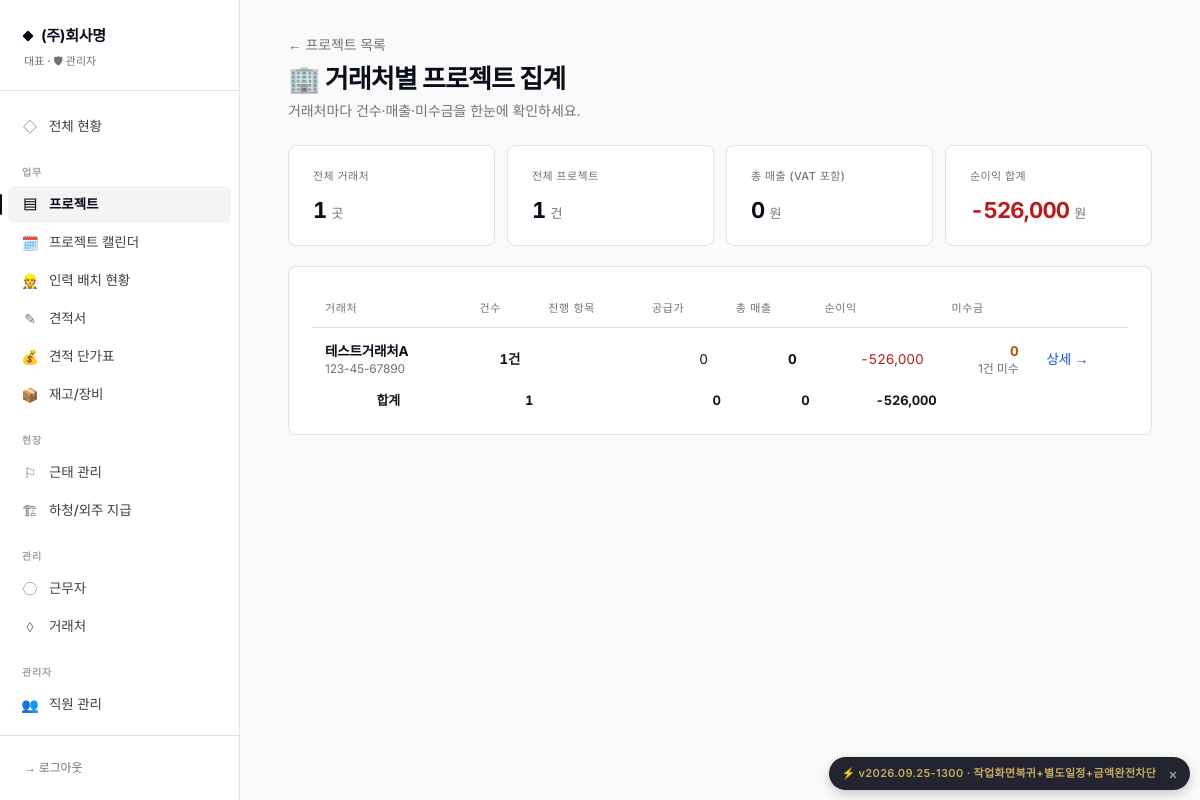
Screenshot of /projects/by-vendor (signed in) with the database file from the repository.
### database.py (models this page shows)
class CompanySettings(SQLModel, table=True):
    id: Optional[int] = Field(default=1, primary_key=True)
    company_name: str = ""           # 상호
    representative: str = ""          # 대표자명
    biz_number: str = ""              # 사업자등록번호
    biz_type: str = ""                # 업태
    biz_item: str = ""                # 종목
    phone: str = ""                   # 대표 전화
    fax: str = ""                     # 팩스
    email: str = ""                   # 이메일
    address: str = ""                 # 주소
    bank_account: str = ""            # 입금 계좌 (은행 + 계좌번호)
    logo_image: str = ""              # 로고 파일명
    stamp_image: str = ""             # 도장 파일명
    default_payment_terms: str = "세금계산서 발행 후 30일 이내 입금"
    default_delivery_terms: str = "발주일로부터 협의 후 결정"
    default_valid_days: int = 30      # 견적서 유효기간(일)
    quote_footer_notes: str = ""      # 견적서 하단 특기사항 기본값
    quote_theme: str = "classic"      # classic / charcoal / mustard
    quote_color_primary: str = ""     # 직접 지정 색상 (비우면 테마 기본값)
    quote_color_accent: str = ""
    quote_title_normal: str = "견  적  서"        # 납품용 견적서 제목
    quote_title_rental: str = "렌 탈 견 적 서"     # 렌탈용 견적서 제목
    quote_greeting: str = "아래와 같이 견적합니다."  # 인사문구
    quote_footer_message: str = ""                 # 견적서 하단 메시지 (감사문구 등)
    show_spec: bool = True            # 규격 컬럼
    show_unit: bool = True            # 단위 컬럼
    show_memo: bool = False           # 비고 컬럼
    show_bank_in_quote: bool = True   # 입금계좌 표시
    show_stamp_in_sign: bool = True   # 하단 서명란 도장
    show_logo: bool = True            # 로고 표시
    quote_font_scale: int = 100       # 100 = 기본, 110 = 1.1배 등
    quote_layout_json: str = ""
    equipment_prefixes_json: str = ""
    expense_migrated_subcontract: bool = True   # 신규 설치는 정리 대상 없음 → True

class User(SQLModel, table=True):
    id: Optional[int] = Field(default=None, primary_key=True)
    username: str = Field(unique=True, index=True)
    password_hash: str
    name: str
    role: str = "staff"  # admin / staff
    phone: str = ""
    is_active: bool = True
    permissions_json: str = "{}"
    employee_type: str = "정직원"  # 정직원 / 알바생 / 관리자 (정직원만 출퇴근 버튼 사용)
    worker_id: Optional[int] = Field(default=None, foreign_key="worker.id", index=True)
    created_at: datetime = Field(default_factory=datetime.utcnow)

class Vendor(SQLModel, table=True):
    id: Optional[int] = Field(default=None, primary_key=True)
    name: str = Field(index=True)
    contact_person: str = ""
    phone: str = ""
    email: str = ""
    address: str = ""
    vendor_type: str = "consumer"  # consumer(소비자) / dealer(대리점)
    biz_number: str = ""  # 사업자번호
    memo: str = ""
    created_at: datetime = Field(default_factory=datetime.utcnow)

### routes_project.py (the view)
@router.get("/projects/by-vendor", response_class=HTMLResponse)
def projects_by_vendor(request: Request):
    user = _user_with_perm(request, "projects")
    with Session(engine, expire_on_commit=False) as s:
        projects = s.exec(select(Project)).all()
        vendors = {v.id: v for v in s.exec(select(Vendor)).all()}
        groups = {}  # vendor_id (또는 0=미지정) -> {name, count, supply, revenue, profit, unpaid_count, unpaid_amount}
        for p in projects:
            vid = p.vendor_id or 0
            if vid not in groups:
                v_name = vendors[vid].name if vid in vendors else "거래처 미지정"
                groups[vid] = {
                    "vendor_id": vid, "vendor_name": v_name,
                    "biz_number": vendors[vid].biz_number if vid in vendors else "",
                    "count": 0, "supply": 0, "revenue": 0,
                    "expense": 0, "wage": 0, "profit": 0,
                    "unpaid_count": 0, "unpaid_amount": 0,
                    "categories_set": set(),
                }
            g = groups[vid]
            g["count"] += 1
            g["supply"] += (p.supply_amount or p.revenue)
            g["revenue"] += p.revenue
            exp = sum(e.amount for e in s.exec(select(Expense).where(Expense.project_id == p.id)).all())
            wage = sum(a.total_wage for a in s.exec(select(Attendance).where(Attendance.project_id == p.id)).all())
            g["expense"] += exp
            g["wage"] += wage
            g["profit"] += (p.supply_amount or p.revenue) - exp - wage
            _, auto_settle = auto_status(p)
            if auto_settle == "미수금":
                g["unpaid_count"] += 1
                g["unpaid_amount"] += p.revenue
            for c in (p.categories or "").split(","):
                c = c.strip()
                if c:
                    g["categories_set"].add(c)
        rows = []
        for g in groups.values():
            g["categories"] = sorted(g["categories_set"])
            del g["categories_set"]
            rows.append(g)
        rows.sort(key=lambda r: r["revenue"], reverse=True)
        total_count = sum(r["count"] for r in rows)
        total_supply = sum(r["supply"] for r in rows)
        total_revenue = sum(r["revenue"] for r in rows)
        total_profit = sum(r["profit"] for r in rows)
    return templates.TemplateResponse(request, "projects_by_vendor.html", {
        "user": user, "rows": rows,
        "total_count": total_count, "total_supply": total_supply,
        "total_revenue": total_revenue, "total_profit": total_profit,
        "category_icons": CATEGORY_ICONS,
    })

### templates/projects_by_vendor.html (shortened to what this page needs)
{% extends "base.html" %}
{% block content %}
<div class="mb-6">
  <a href="/projects" class="text-sm" style="color: var(--ink-4);">← 프로젝트 목록</a>
  <div class="flex items-start justify-between mt-2 flex-wrap gap-3">
    <div>
      <h1 class="page-title">🏢 거래처별 프로젝트 집계</h1>
      <p class="page-sub">거래처마다 건수·매출·미수금을 한눈에 확인하세요.</p>
    </div>
  </div>
</div>
<div class="grid grid-cols-2 md:grid-cols-4 gap-3 mb-5">
  <div class="kpi-card">
    <div class="label">전체 거래처</div>
    <div class="value value-sm num">{{ rows|length }}<span class="unit">곳</span></div>
  </div>
  <div class="kpi-card">
    <div class="label">전체 프로젝트</div>
    <div class="value value-sm num">{{ total_count }}<span class="unit">건</span></div>
  </div>
  <div class="kpi-card">
    <div class="label">총 매출 (VAT 포함)</div>
    <div class="value value-sm num">{{ total_revenue|money }}<span class="unit">원</span></div>
  </div>
  <div class="kpi-card">
    <div class="label">순이익 합계</div>
    <div class="value value-sm num" style="color: {% if total_profit >= 0 %}var(--positive){% else %}var(--negative){% endif %};">{{ total_profit|money }}<span class="unit">원</span></div>
  </div>
</div>
<div class="card overflow-x-auto">
  <table class="dt">
    <thead>
      <tr>
        <th>거래처</th>
        <th class="text-right">건수</th>
        <th class="mobile-hide">진행 항목</th>
        <th class="text-right mobile-hide">공급가</th>
        <th class="text-right">총 매출</th>
        <th class="text-right mobile-hide">순이익</th>
        <th class="text-right">미수금</th>
        <th></th>
      </tr>
    </thead>
    <tbody>
      {% for r in rows %}
      <tr class="cursor-pointer" onclick="location.href='/projects/by-vendor/{{ r.vendor_id }}'">
        <td>
          <div class="font-bold" style="color: var(--ink);">{{ r.vendor_name }}</div>
          {% if r.biz_number %}
          <div class="text-xs" style="color: var(--ink-4);">{{ r.biz_number }}</div>
          {% endif %}
        </td>
        <td class="text-right num font-bold">{{ r.count }}<span class="unit">건</span></td>
        <td class="mobile-hide text-xs">
        </td>
        <td class="text-right mobile-hide num">{{ r.supply|money }}</td>
        <td class="text-right num font-bold" style="color: var(--ink);">{{ r.revenue|money }}</td>
        <td class="text-right mobile-hide num" style="color: {% if r.profit >= 0 %}var(--positive){% else %}var(--negative){% endif %};">{{ r.profit|money }}</td>
        <td class="text-right">
          {% if r.unpaid_count > 0 %}
          <div class="font-bold num" style="color: var(--warning);">{{ r.unpaid_amount|money }}</div>
          <div class="text-xs" style="color: var(--ink-4);">{{ r.unpaid_count }}건 미수</div>
          {% else %}
          <span class="badge badge-green">완납</span>
          {% endif %}
        </td>
        <td class="text-xs" style="color: var(--link);">상세 →</td>
      </tr>
      {% endfor %}
    </tbody>
    {% if rows %}
    <tfoot>
      <tr style="border-top: 2px solid var(--ink); background: var(--surface-2);">
        <th>합계</th>
        <th class="text-right num">{{ total_count }}</th>
        <th class="mobile-hide"></th>
        <th class="text-right mobile-hide num">{{ total_supply|money }}</th>
        <th class="text-right num">{{ total_revenue|money }}</th>
        <th class="text-right mobile-hide num">{{ total_profit|money }}</th>
        <th></th><th></th>
      </tr>
    </tfoot>
    {% endif %}
  </table>
</div>
{% endblock %}

### templates/base.html (shortened to what this page needs)
{% set _asset_ver = 'v2026.09.25-1300' %}
<!doctype html>
<html lang="ko">
<head>
<link href="https://cdn.jsdelivr.net/gh/orioncactus/pretendard@v1.3.9/dist/web/static/pretendard.min.css" rel="stylesheet">
<script src="https://cdn.tailwindcss.com"></script>
</head>
<body class="min-h-screen">
{% if request.state.user %}
{% set path = request.url.path %}
<aside class="hidden md:flex md:flex-col fixed inset-y-0 left-0 w-60 sidebar">
  <div class="brand">
    <div class="brand-mark">{{ request.state.company.company_name if request.state.company and request.state.company.company_name else 'Settlement' }}</div>
    <div class="brand-sub">{{ request.state.user.name }} · {% if request.state.is_admin %}🛡 관리자{% else %}👤 직원{% endif %}</div>
  </div>
  {% set perms = request.state.perms or {} %}
  {% set is_admin = request.state.is_admin %}
  <nav class="flex-1 py-4 overflow-y-auto">
    <a href="/" class="nav-link {% if path == '/' %}active{% endif %}"><span class="icon">◇</span>전체 현황</a>
    <div class="nav-section">업무</div>
    {% if is_admin or perms.get('projects') %}
    <a href="/projects" class="nav-link {% if path.startswith('/project') and not path.startswith('/project-calendar') %}active{% endif %}"><span class="icon">▤</span>프로젝트</a>
    <a href="/project-calendar" class="nav-link {% if path.startswith('/project-calendar') %}active{% endif %}"><span class="icon">🗓️</span>프로젝트 캘린더</a>
    <a href="/staffing" class="nav-link {% if path.startswith('/staffing') %}active{% endif %}"><span class="icon">👷</span>인력 배치 현황</a>
    {% endif %}
    {% if is_admin or perms.get('quotes') %}
    <a href="/quotes" class="nav-link {% if path.startswith('/quote') %}active{% endif %}"><span class="icon">✎</span>견적서</a>
    {% endif %}
    {% if is_admin or perms.get('products') %}
    <a href="/products" class="nav-link {% if path.startswith('/product') or path.startswith('/item') %}active{% endif %}"><span class="icon">💰</span>견적 단가표</a>
    <a href="/inventory" class="nav-link {% if path.startswith('/inventory') or path.startswith('/equipment') %}active{% endif %}"><span class="icon">📦</span>재고/장비</a>
    {% endif %}
    <div class="nav-section">현장</div>
    {% if is_admin or perms.get('attendance') %}
    <a href="/attendance" class="nav-link {% if path.startswith('/attendance') %}active{% endif %}"><span class="icon">⚐</span>근태 관리</a>
    {% endif %}
    {% if is_admin or perms.get('expenses') %}
    <a href="/expenses" class="nav-link {% if path.startswith('/expense') %}active{% endif %}"><span class="icon">🏗</span>하청/외주 지급</a>
    {% endif %}
    {% if is_admin or perms.get('workers') or perms.get('vendors') %}
    <div class="nav-section">관리</div>
    {% if is_admin or perms.get('workers') %}
    <a href="/workers" class="nav-link {% if path.startswith('/worker') %}active{% endif %}"><span class="icon">◯</span>근무자</a>
    {% endif %}
    {% if is_admin or perms.get('vendors') %}
    <a href="/vendors" class="nav-link {% if path.startswith('/vendor') %}active{% endif %}"><span class="icon">◊</span>거래처</a>
    {% endif %}
    {% endif %}
    {% if is_admin %}
    <div class="nav-section">관리자</div>
    <a href="/employees" class="nav-link {% if path.startswith('/employee') %}active{% endif %}"><span class="icon">👥</span>직원 관리</a>
    <a href="/settings" class="nav-link {% if path.startswith('/settings') %}active{% endif %}"><span class="icon">⚙</span>회사 설정</a>
    {% endif %}
  </nav>
  <div class="px-3 py-4 border-t" style="border-color: var(--line);">
    <a href="/logout" class="block px-3 py-2 text-xs font-medium" style="color: var(--ink-4);">→ 로그아웃</a>
  </div>
</aside>
<main class="md:ml-60 px-5 md:px-12 py-8 pb-24 md:pb-12 max-w-[1400px]">
  {% block content %}{% endblock %}
</main>
{% else %}
<main>{% block content_nologin %}{% endblock %}</main>
{% endif %}
{% set _current_version = 'v2026.09.25-1300' %}
<div id="deploy-version-badge" title="배포 버전 — 클릭하면 이 버전 안내를 다시 표시하지 않습니다"
     data-version="{{ _current_version }}"
     style="display:none; position:fixed; right:10px; bottom:10px; z-index:9990;
            background:rgba(10,14,26,0.9); color:#C9A961;
            padding:6px 12px; border-radius:999px;
            font-size:11px; font-weight:600; letter-spacing:0.03em;
            font-family:'Inter', monospace; cursor:pointer;
            box-shadow:0 4px 12px rgba(0,0,0,0.2);
            display:flex; align-items:center; gap:8px;">
  <span>⚡ {{ _current_version }} · 작업화면복귀+별도일정+금액완전차단</span>
  <span style="font-size:14px; color:#999; padding-left:4px;">×</span>
</div>
</body>
</html>

### rows the page displays
CompanySettings: state.company "(주)회사명"
User: state.user.name "대표"
Vendor: vendor_name "테스트거래처A", biz_number "123-45-67890", count "1", supply "0", revenue "0", profit "-526,000", unpaid_amount "0", unpaid_count "1"

### other values shown
{{ rows|length }} "1"
{{ total_count }} "1"
{{ total_revenue|money }} "0"
{{ total_profit|money }} "-526,000"
{{ total_supply|money }} "0"
{{ _current_version }} "v2026.09.25-1300"
